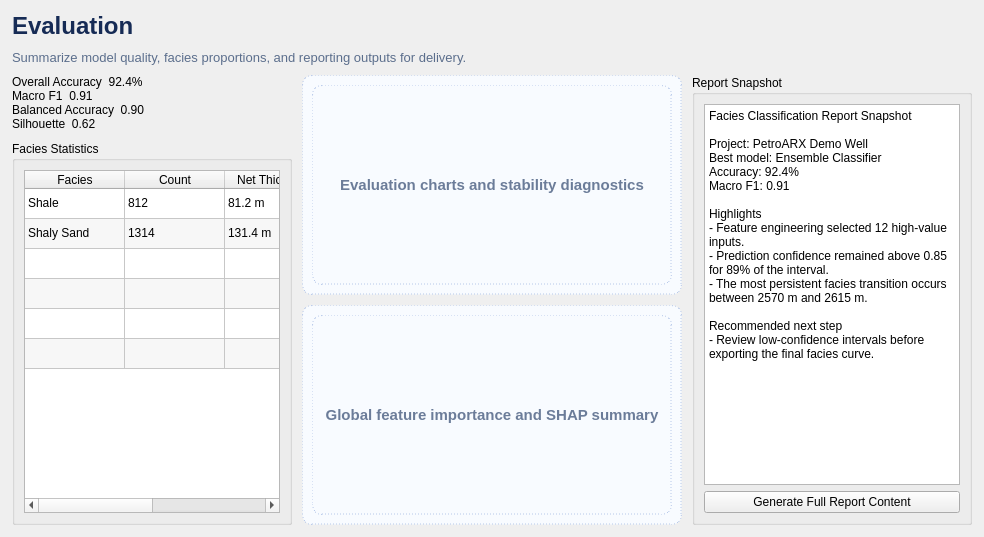
      <widget class="QWidget" name="tabEvaluation">
       <attribute name="title"><string>7. Evaluation</string></attribute>
       <layout class="QVBoxLayout" name="tabEvaluationLayout">
        <property name="spacing"><number>10</number></property>
        <property name="leftMargin"><number>12</number></property>
        <property name="topMargin"><number>12</number></property>
        <property name="rightMargin"><number>12</number></property>
        <property name="bottomMargin"><number>12</number></property>
        <item><widget class="QLabel" name="pageTitle_7"><property name="styleSheet"><string notr="true">color:#162B55; font-size:18pt; font-weight:700;</string></property><property name="text"><string>Evaluation</string></property></widget></item>
        <item><widget class="QLabel" name="pageSubtitle_7"><property name="styleSheet"><string notr="true">color:#5B6E8C; font-size:10pt;</string></property><property name="text"><string>Summarize model quality, facies proportions, and reporting outputs for delivery.</string></property></widget></item>
        <item>
         <layout class="QHBoxLayout" name="evaluationMainRow">
          <property name="spacing"><number>10</number></property>
          <item>
           <layout class="QVBoxLayout" name="evaluationLeftColumn">
            <item><widget class="QLabel" name="metricCard_8"><property name="text"><string>Overall Accuracy  92.4%
Macro F1  0.91
Balanced Accuracy  0.90
Silhouette  0.62</string></property></widget></item>
            <item>
             <widget class="QGroupBox" name="grpFaciesStats">
              <property name="title"><string>Facies Statistics</string></property>
              <layout class="QVBoxLayout" name="grpFaciesStatsLayout">
               <item><widget class="QTableWidget" name="tblFaciesStats"><property name="alternatingRowColors"><bool>true</bool></property><property name="rowCount"><number>6</number></property><property name="columnCount"><number>4</number></property><attribute name="horizontalHeaderVisible"><bool>true</bool></attribute><attribute name="verticalHeaderVisible"><bool>false</bool></attribute><column><property name="text"><string>Facies</string></property></column><column><property name="text"><string>Count</string></property></column><column><property name="text"><string>Net Thickness</string></property></column><column><property name="text"><string>Avg PHIE</string></property></column><item row="0" column="0"><property name="text"><string>Shale</string></property></item><item row="0" column="1"><property name="text"><string>812</string></property></item><item row="0" column="2"><property name="text"><string>81.2 m</string></property></item><item row="0" column="3"><property name="text"><string>0.08</string></property></item><item row="1" column="0"><property name="text"><string>Shaly Sand</string></property></item><item row="1" column="1"><property name="text"><string>1314</string></property></item><item row="1" column="2"><property name="text"><string>131.4 m</string></property></item><item row="1" column="3"><property name="text"><string>0.16</string></property></item></widget></item>
              </layout>
             </widget>
            </item>
           </layout>
          </item>
          <item>
           <layout class="QVBoxLayout" name="evaluationCenterColumn">
            <item><widget class="QFrame" name="frameEvaluationCharts"><property name="minimumSize"><size><width>380</width><height>220</height></size></property><property name="styleSheet"><string notr="true">background:#F8FBFF; border:1px dashed #B6C8E9; border-radius:10px;</string></property><layout class="QVBoxLayout" name="frameEvaluationChartsLayout"><item><widget class="QLabel" name="lblEvaluationCharts"><property name="styleSheet"><string notr="true">color:#6B7C99; font-size:11pt; font-weight:600;</string></property><property name="alignment"><set>Qt::AlignCenter</set></property><property name="text"><string>Evaluation charts and stability diagnostics</string></property></widget></item></layout></widget></item>
            <item><widget class="QFrame" name="frameFeatureImportanceEval"><property name="minimumSize"><size><width>380</width><height>220</height></size></property><property name="styleSheet"><string notr="true">background:#F8FBFF; border:1px dashed #B6C8E9; border-radius:10px;</string></property><layout class="QVBoxLayout" name="frameFeatureImportanceEvalLayout"><item><widget class="QLabel" name="lblFeatureImportanceEval"><property name="styleSheet"><string notr="true">color:#6B7C99; font-size:11pt; font-weight:600;</string></property><property name="alignment"><set>Qt::AlignCenter</set></property><property name="text"><string>Global feature importance and SHAP summary</string></property></widget></item></layout></widget></item>
           </layout>
          </item>
          <item>
           <widget class="QGroupBox" name="grpReportPreview">
            <property name="title"><string>Report Snapshot</string></property>
            <layout class="QVBoxLayout" name="grpReportPreviewLayout">
             <item><widget class="QTextBrowser" name="txtReportPreview"><property name="plainText"><string>Facies Classification Report Snapshot

Project: PetroARX Demo Well
Best model: Ensemble Classifier
Accuracy: 92.4%
Macro F1: 0.91

Highlights
- Feature engineering selected 12 high-value inputs.
- Prediction confidence remained above 0.85 for 89% of the interval.
- The most persistent facies transition occurs between 2570 m and 2615 m.

Recommended next step
- Review low-confidence intervals before exporting the final facies curve.</string></property></widget></item>
             <item><widget class="QPushButton" name="btnGenerateReportContent"><property name="text"><string>Generate Full Report Content</string></property></widget></item>
            </layout>
           </widget>
          </item>
         </layout>
        </item>
       </layout>
      </widget>
